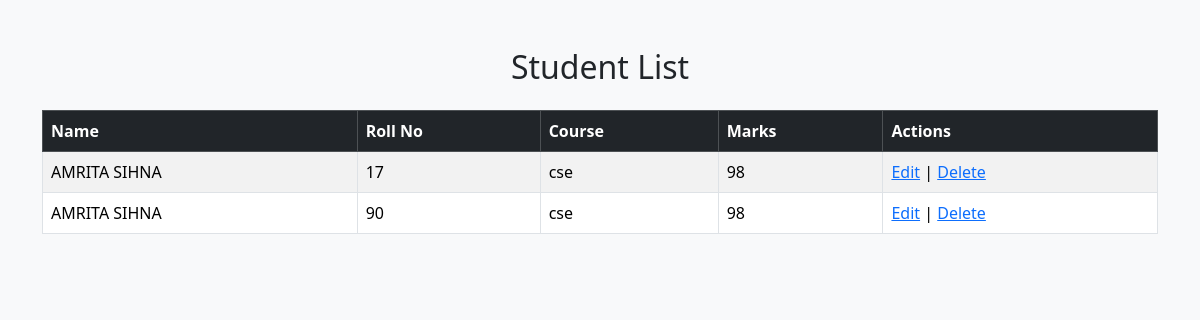
/students/, run on an earlier commit of the app's database.
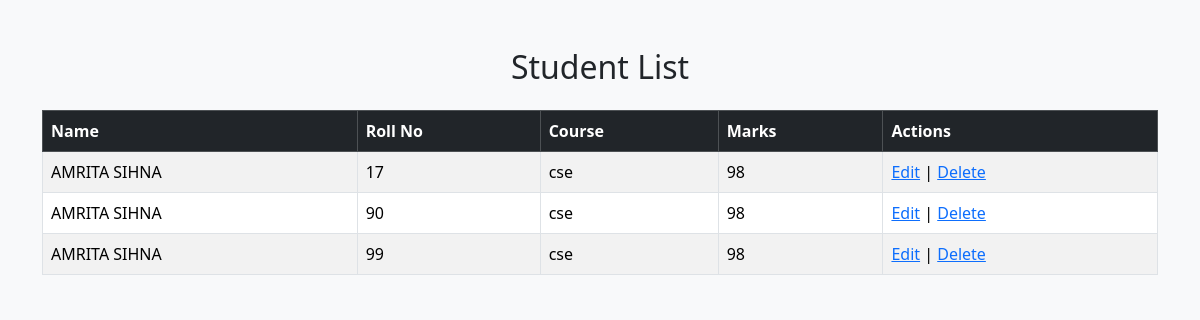
And on a later commit of the database.
### students/models.py (models this page shows, shortened)
class Student(models.Model):
    name = models.CharField(max_length=100)
    roll_number = models.CharField(max_length=20, unique=True)
    course = models.CharField(max_length=100)
    marks = models.IntegerField()

### students/views.py (the view)
# urls.py: path('students/', views.view_students, name='view_students'),
def view_students(request):
    students = Student.objects.all()
    return render(request, 'students/view_students.html', {'students': students})

### students/templates/students/view_students.html (shortened to what this page needs)
<!DOCTYPE html>
<html>
<head>
    <link href="https://cdn.jsdelivr.net/npm/bootstrap@5.3.3/dist/css/bootstrap.min.css" rel="stylesheet">
</head>
<body class="bg-light">
<div class="container mt-5">
    <h2 class="text-center mb-4">Student List</h2>
    <table class="table table-bordered table-striped">
        <thead class="table-dark">
            <tr>
                <th>Name</th>
                <th>Roll No</th>
                <th>Course</th>
                <th>Marks</th>
                <th>Actions</th>
            </tr>
        </thead>
        <tbody>
        {% for student in students %}
            <tr>
                <td>{{ student.name }}</td>
                <td>{{ student.roll_number }}</td>
                <td>{{ student.course }}</td>
                <td>{{ student.marks }}</td>
                <td>
    <a href="/edit/{{ student.id }}/">Edit</a> |
    <a href="/delete/{{ student.id }}/">Delete</a>
</td>
            </tr>
        {% empty %}
            <tr>
                <td colspan="4" class="text-center">
                    No students found.
                </td>
            </tr>
        {% endfor %}
        </tbody>
    </table>
</div>
</body>
</html>

What changed in the data, as far as the page shows it:
added Student: name "AMRITA SIHNA", roll_number "99", course "cse", marks "98"
